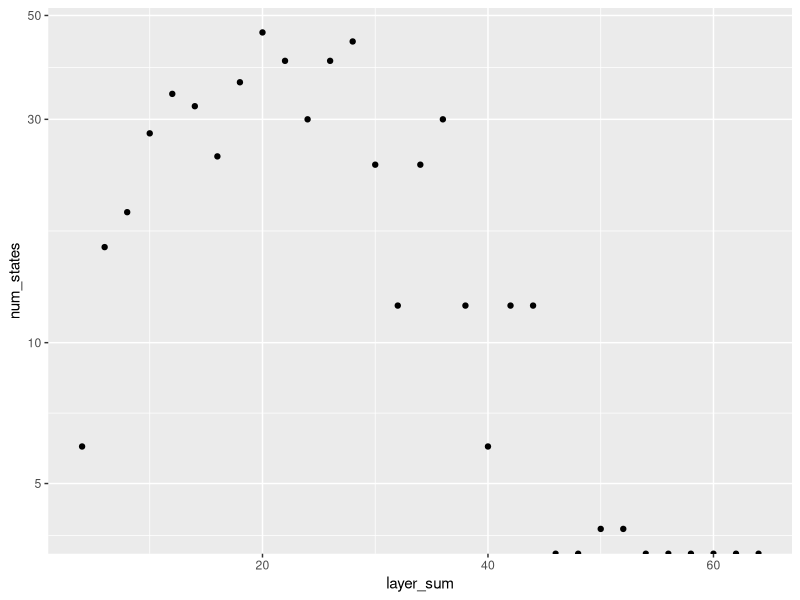
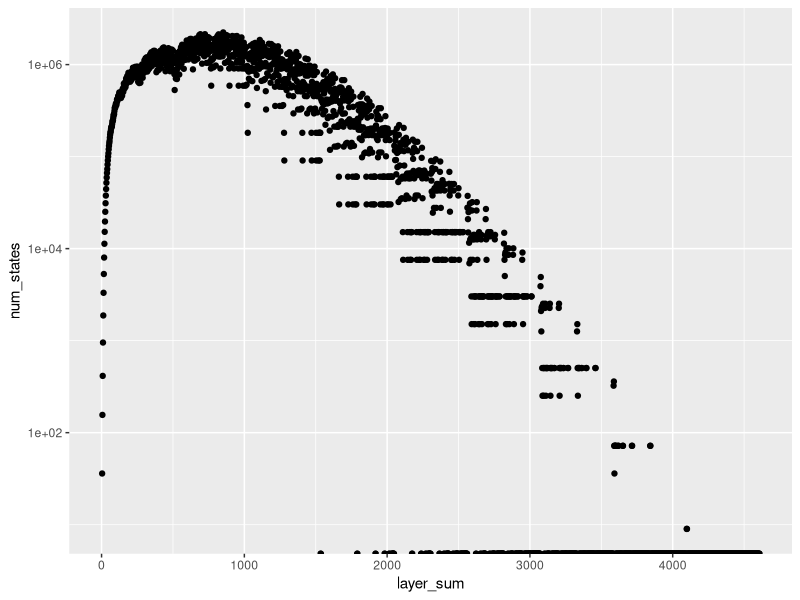
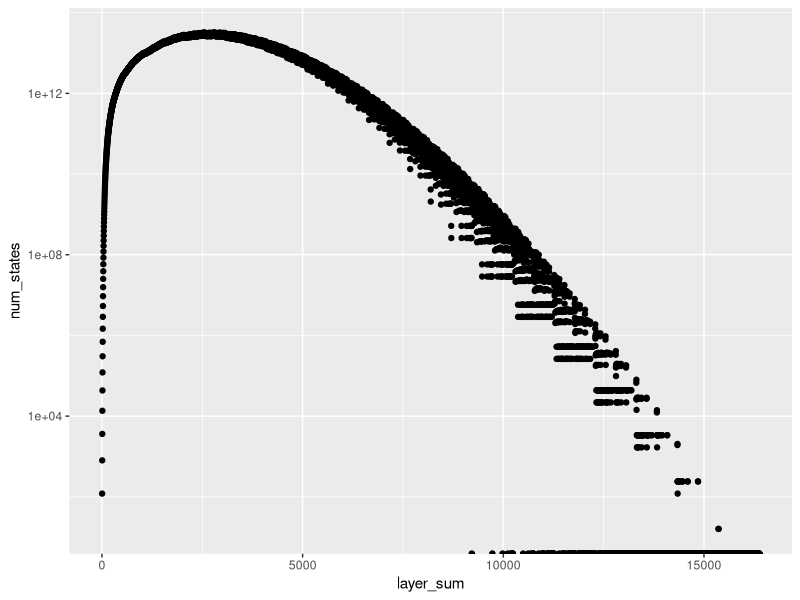
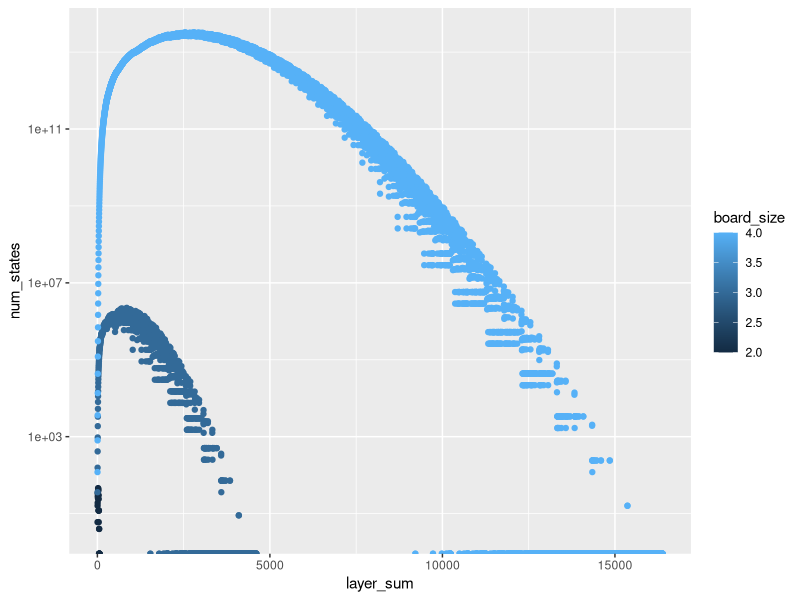

Recreate these plots in R, in order.
library(ggplot2)
d <- read.csv('layers.csv')

ggplot(subset(d, board_size == 2 & max_exponent == 5 & layer_sum > 0), aes(layer_sum, num_states)) + scale_y_continuous(trans='log10') +  geom_point()

ggplot(subset(d, board_size == 3 & max_exponent == 10 & layer_sum > 0), aes(layer_sum, num_states)) + scale_y_continuous(trans='log10') +  geom_point()

ggplot(subset(d, board_size == 4 & max_exponent == 11 & layer_sum > 0), aes(layer_sum, num_states)) + scale_y_continuous(trans='log10') +  geom_point()

ggplot(
  subset(
    d,
    (
      (board_size == 2 & max_exponent == 5) |
      (board_size == 3 & max_exponent == 10) |
      (board_size == 4 & max_exponent == 11)
    ) & layer_sum > 0),
  aes(x = layer_sum, y = num_states, color = board_size)) +
  geom_point() + 
  scale_y_continuous(trans='log10')
